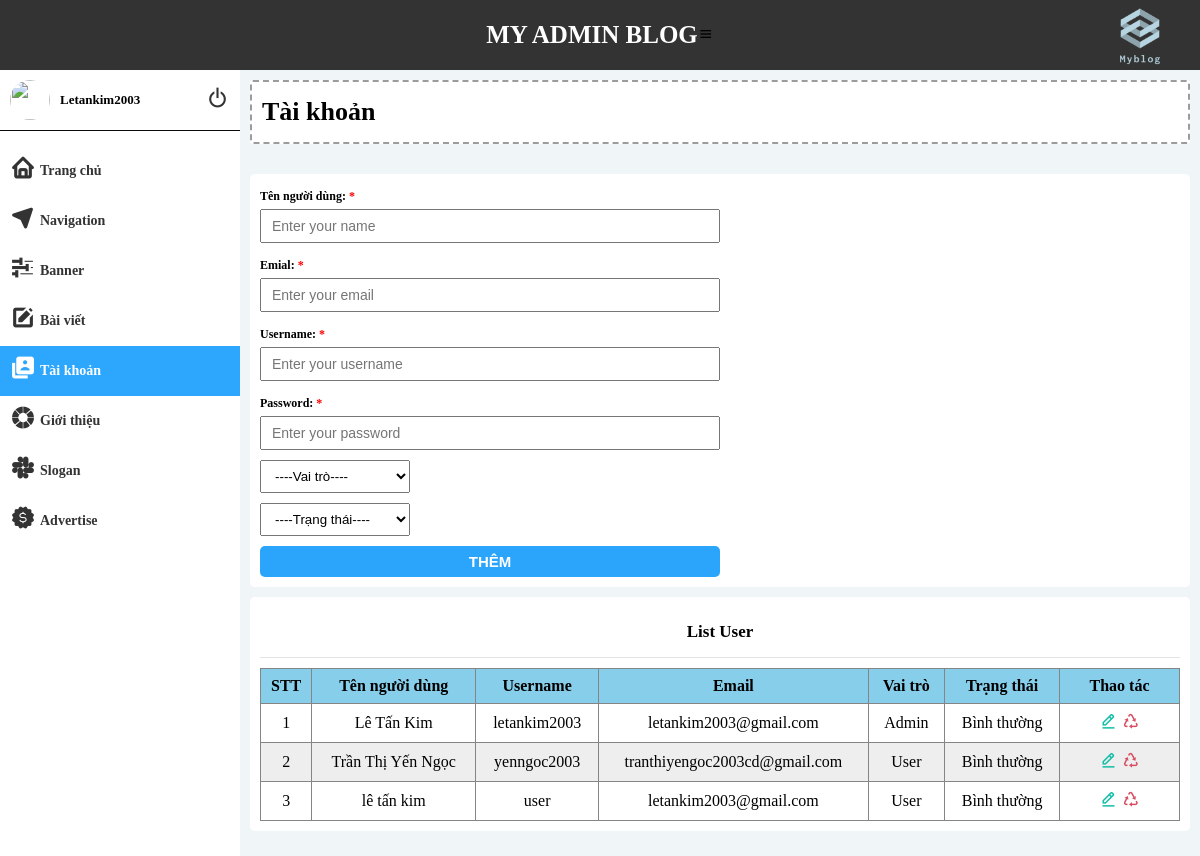
The page /admin/index.php?act=taikhoan (signed in) on the database its author committed.
### tables this page shows
CREATE TABLE `tbl_user` (
  `id` int(4) NOT NULL,
  `name` varchar(200) DEFAULT NULL,
  `username` varchar(200) NOT NULL,
  `password` varchar(50) NOT NULL,
  `email` varchar(200) NOT NULL,
  `avatar` varchar(200) DEFAULT NULL,
  `status` tinyint(1) NOT NULL DEFAULT 1,
  `role` tinyint(1) NOT NULL DEFAULT 0
);

### admin/model/user.php (called while the page is built, shortened)
<?php
    function getAllUsers() {
        $conn = connect();
        $stmt = $conn->prepare("SELECT * FROM tbl_user");
        $stmt->execute();
        $ketqua = $stmt->fetchAll();
        return $ketqua;
    }
?>

### admin/view/user.php (the view, shortened to what this page needs)
<div class="main_app">
    <div class="header_app">
        <h2 class="title">Tài khoản</h2>
    </div>
    <div class="container_main">
        <form action="" method = 'POST'>
            <div class="box_form">
                <span class="box_title">Tên người dùng: <span style="color:red">*</span></span>
                <input required type="text" name = "name" class = "input" placeholder = "Enter your name">
            </div>
            <div class="box_form">
                <span class="box_title">Emial: <span style="color:red">*</span></span>
                <input required type="text" name = "email" class = "input" placeholder = "Enter your email">
            </div>
            <div class="box_form">
                <span class="box_title">Username: <span style="color:red">*</span></span>
                <input required type="text" name = "username" class = "input" placeholder = "Enter your username">
            </div>
            <div class="box_form">
                <span class="box_title">Password: <span style="color:red">*</span></span>
                <input required type="text" name = "password" class = "input" placeholder = "Enter your password">
            </div>
            <div class="box_form">
                <select name="role" id="status_nav">
                    <option value="0">----Vai trò----</option>
                </select>
            </div>
            <div class="box_form">
                <select name="status" id="status_nav">
                    <option value="1">----Trạng thái----</option>
                </select>
            </div>
            <div class="box_form">
                <input type="submit" value="Thêm" name = "submit" class = "input input_submit">
            </div>
        </form>
        <div class="show_list">
            <header>List User</header>
            <table>
                <tr>
                    <th>STT</th>
                    <th class = "hide_on_mobile">Tên người dùng</th>
                    <th>Username</th>
                    <th class = "hide_on_mobile">Email</th>
                    <th>Vai trò</th>
                    <th>Trạng thái</th>
                    <th>Thao tác</th>
                </tr>
                <?php
                    if(count($allUser) > 0) {
                        $i = 1;
                        foreach($allUser as $itemUser) {
                            $status = "Bình thường";
                            $role = "User";
                            if($itemUser['role'] == 1) {
                                $role = "Admin";
                            }
                            echo '<tr>
                                    <td class = "stt">'.$i++.'</td>
                                    <td class = "hide_on_mobile">'.$itemUser['name'].'</td>
                                    <td>'.$itemUser['username'].'</td>
                                    <td class = "hide_on_mobile">'.$itemUser['email'].'</td>
                                    <td>'.$role.'</td>
                                    <td>'.$status.'</td>
                                    <td class = "action">
                                        <a href="index.php?act=editUserForm&id='.$itemUser['id'].'"><i class="bx bx-edit-alt" ></i></a>
                                        <a href="index.php?act=deleteUser&id='.$itemUser['id'].'" class = "delete"><i class="bx bx-recycle" ></i></a>
                                    </td>
                                </tr>';
                        }
                    } else {
                        echo '<tr>
                                <td colspan="10">Chưa có User</td>
                            </tr>';
                    }
                ?>
            </table>
        </div>
    </div>
</div>

### admin/view/css/main.css (style rules this page uses)
* { padding: 0px; margin: 0px; box-sizing: border-box; }
:root { --header-admin: 70px; }
.main_app { flex: 0 0 80%; max-width: 80%; background-color: #f0f5f8; padding: 10px; min-height: calc(100vh - var(--header-admin)); }
.header_app { width: 100%; padding: 15px 10px; background: #fff; border: 2px dashed rgb(157, 156, 156); border-radius: 3px; }
.title { font-size: 26px; font-weight: bold; }
.container_main { margin-top: 15px; padding: 15px 0px; }
form { width: 100%; padding: 10px; background: #fff; display: flex; flex-wrap: wrap; gap: 10px; border-radius: 5px; }
.box_form { flex: 0 0 50%; max-width: 50%; display: flex; flex-direction: column; }
.box_title { font-size: 12px; font-weight: bold; padding: 5px 0px; }
.input { width: 100%; padding: 7px 10px; font-size: 14px; color: #000; outline: none; }
#status_nav { padding: 7px 10px; width: 150px; }
.input_submit { font-size: 15px; font-weight: bold; text-transform: uppercase; background: #2ba4fc; border: none; color: #fff; border-radius: 5px; cursor: pointer; }
.show_list { margin-top: 10px; background-color: #fff; border-radius: 5px; padding: 10px; }
header { width: 100%; text-align: center; padding: 15px 0px; font-size: 17px; font-weight: bold; border-bottom: 1px solid rgb(228, 226, 226); margin-bottom: 10px; }
table { width: 100%; border-collapse: collapse; text-align: center; }
th, td { border:1px solid #868585; padding: 8px 10px; }
table tr:nth-child(odd) { background-color:#eee; }
table tr:nth-child(even) { background-color:white; }
table tr:nth-child(1) { background-color:skyblue; }
td.stt { width: 50px; }
td.action { width: 120px; }
td a { font-weight: bold; font-size: 18px; text-decoration: none; }
.bx-edit-alt { color: #12bea8; }
.bx-recycle { color: #d84d61; }
.bx-recycle { cursor: pointer; }

### rows shown on the page
tbl_user: name "Lê Tấn Kim", username "letankim2003", email "letankim2003@gmail.com", role "Admin", status "Bình thường"
tbl_user: name "Trần Thị Yến Ngọc", username "yenngoc2003", email "tranthiyengoc2003cd@gmail.com", role "User", status "Bình thường"
tbl_user: name "lê tấn kim", username "user", email "letankim2003@gmail.com", role "User", status "Bình thường"

### other values the page prints
$_SESSION['usernameAdmin'] "Letankim2003"
